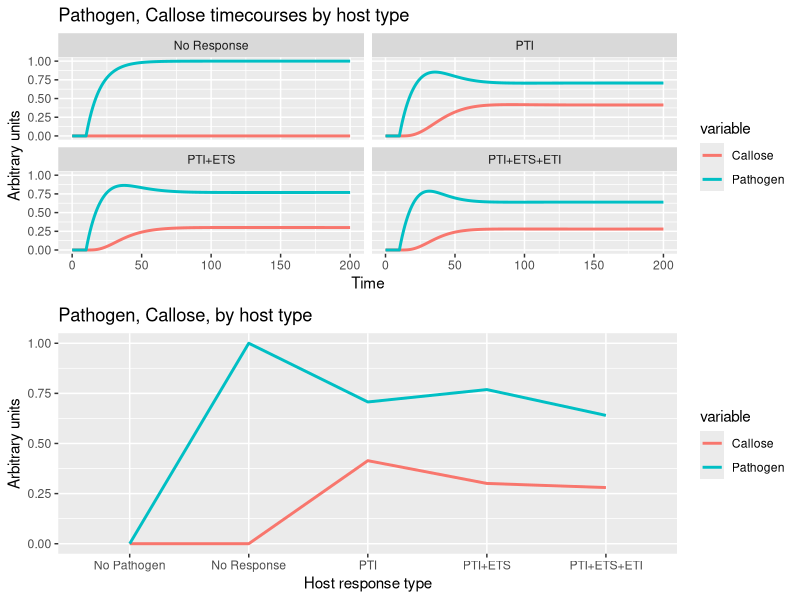
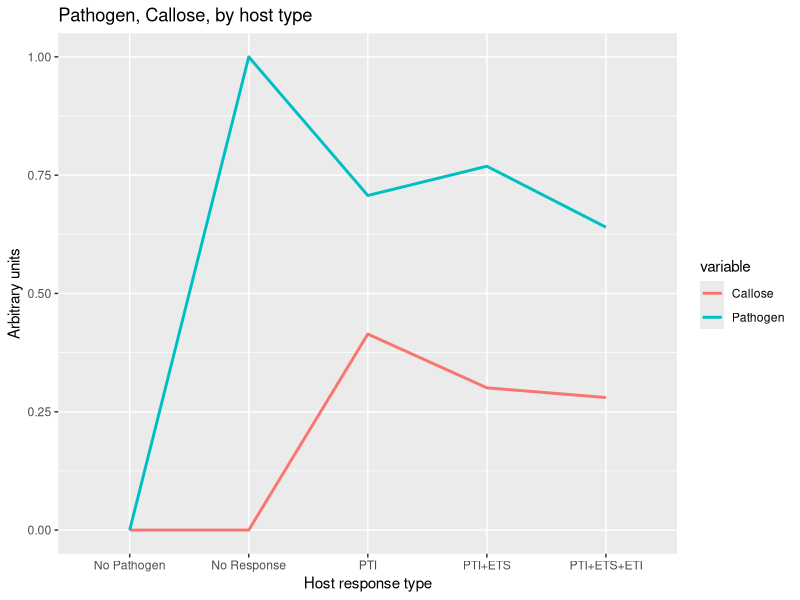
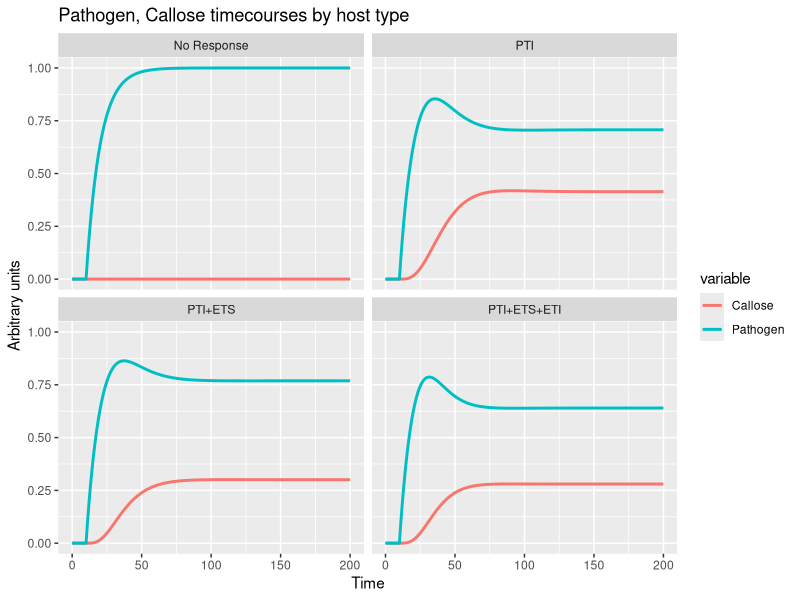

Recreate these plots in R, in order.
## ---- chunk 1
# We use ggplot2, and the handy reshape2 libraries
library(ggplot2)
library(reshape2)

# Load data
# These files are timecourse output from COPASI, but COPASI's header line 
# starts with the default comment character, so we need to lose this. 
# (possibly by manual editing)
nopathdata = read.table('no_path.txt', sep='\t', 
                        header=T, comment.char="")
pathdata = read.table('no_pti_no_supp_no_eti.txt', sep='\t', 
                      header=T, comment.char="")
ptidata = read.table('pti_no_supp_no_eti.txt', sep='\t', 
                     header=T, comment.char="")
ptietsdata = read.table('pti_supp_no_eti.txt', sep='\t', 
                        header=T, comment.char="")
ptietsetidata = read.table('pti_supp_eti.txt', sep='\t', 
                           header=T, comment.char="")

# Reshape all five datasets and lose the columns we're not interested in
dflist = list(nopath=nopathdata, noresponse=pathdata, 
              pti=ptidata, ptiets=ptietsdata, 
              ptietseti=ptietsetidata)
dflist = lapply(dflist, function(df) {
  colnames(df)[1] = "Time"
  colnames(df)[7] = "Pathogen"
  df = melt(df, id=c("Time"))
  df = df[df$variable %in% c("Callose", "Pathogen"),]
})

# Bind all our data into a single dataframe
data = do.call(rbind, dflist)
# Convert row.names to run names
vals = 402  # How many rows per run?
data$runtype = c(rep("No Pathogen", vals), rep("No Response", vals), 
                 rep("PTI", vals), rep("PTI+ETS", vals), 
                 rep("PTI+ETS+ETI", vals))
## ---- chunk 2
# We assume that the model reaches a steady-state (or near enough), by
# Time=200s, and just pull out those values
ssdata = data[data$Time==200,]
print(ssdata)
## ---- chunk 3
# Plot data as a line graph of the final (steady-state) levels of 
# Callose and Pathogen in each system
p1 <- ggplot(ssdata, aes(x=runtype, y=value, group=variable, colour=variable))
p1 = p1 + geom_line(size=1) + 
  labs(title="Pathogen, Callose, by host type",
       x="Host response type", y="Arbitrary units")
# Save to PDF
ggsave("Figure_1c.pdf", width=8, height=8)
## ---- chunk 4
# We don't need to consider the run where no pathogen was present
timedata = data[!(data$runtype=="No Pathogen"),]

# Plot data as a timecourse of Callose and Pathogen for each system
p2 <- ggplot(timedata, aes(x=Time, y=value, group=variable, colour=variable))
p2 = p2 + geom_line(size=1) + labs(title="Pathogen, Callose timecourses by host type",
                                   x="Time", y="Arbitrary units") + 
  facet_wrap(~ runtype, ncol=2)
# Save to PDF
ggsave("Figure_1b.pdf", width=8, height=8)
## ---- chunk 5
library(gridExtra)
grid.arrange(p2, p1, ncol=1)
